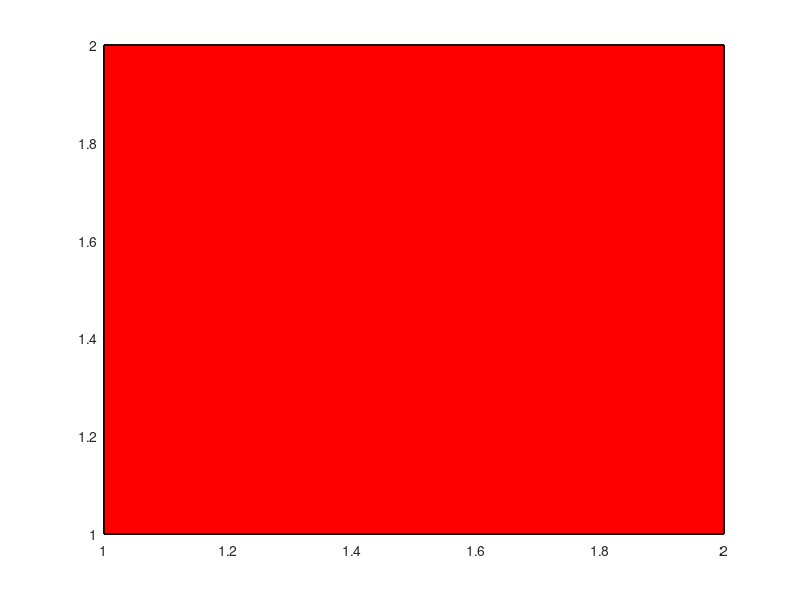

MATLAB code to generate this figure: (Note: this script raises an error after producing the figure.)
vert = [1 1 1; 1 2 1; 2 2 1; 2 1 1 ; ...
        1 1 2;1 2 2; 2 2 2;2 1 2];
fac = [1 2 3 4; ...
    2 6 7 3; ...
    4 3 7 8; ...
    1 5 8 4; ...
    1 2 6 5; ...
    5 6 7 8];

patch('Faces',fac,'Vertices',vert,'FaceColor','r'); 
light('Position',[1 3 2]);
light('Position',[-3 -1 3]);
material shiny;
alpha('color');
alphamap('rampdown');   
camlight(45,45);
lighting phong
view(30,60);